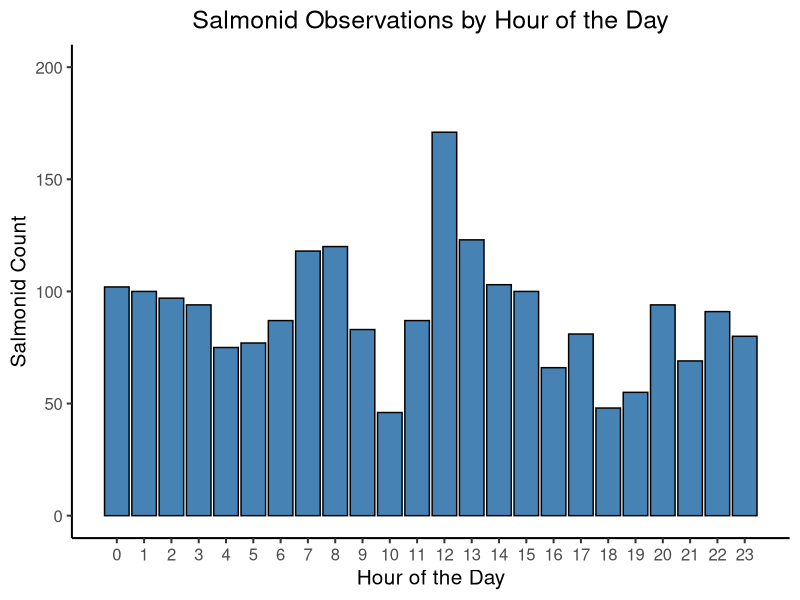

Generate this figure with R:
# Name: Justin Jang (Github: justinj4ng)
# DIDSON 2023-2024 Figures
# Last modified 5/1/2025

###
#Read a CSV file of salmonid observations per hour and render a bar chart.
###
library("tidyverse")

#setwd("U:/Natural/_Fish/CDFW/DIDSON/Reports/2023-2024/Scripts")
setwd("C:/Users/justi/OneDrive/Desktop/2023-2024/Scripts")

hour_df <- read_csv("hour.csv")
colnames(hour_df) = c("Hour", "Count")
hour_df$Hour = as.Date(hour_df$Hour, format = "%h")

#hour_df

obs <- ggplot(hour_df, aes(x = Hour, y = Count)) + 
  geom_col(fill = "steelblue", 
           color = "black") +
  ylim(0,200) +
  scale_fill_manual(values = "steelblue") +
  scale_x_continuous(breaks = 0:23) +
  theme_classic(base_size = 15) +
  labs(title = "Salmonid Observations by Hour of the Day",
     x = "Hour of the Day", 
     y = "Salmonid Count",
     fill = "Species") +
  theme(plot.title = element_text(hjust = 0.5))

obs